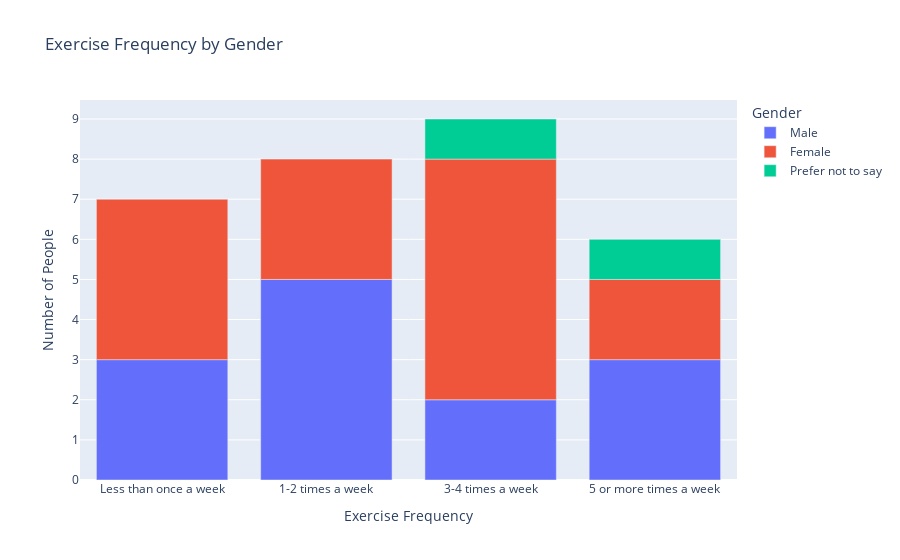

Here is the notebook cell this chart was saved with:
### Markdown cell above
As we can see above the plot, the largest age group by the amount of questionnaire answers is 18-24. This is why it is important to notice that while there are more 18-24 year olds exercising 5 or more times a week than most age groups, their average still falls under the 3-4 times a week threshold. Under 18 year olds seem to be exercising 3 or more times a week on average, which I believe was quite expected. 25-34 year olds have no representation in the 5 or more times a week category, but we can see that majority in that age group still exercise 3-4 times a week. The largest representation out of the 35-44 year olds fall in the "Less than once a week" category which is concerning, but half of the answerers in that age group do exercise atleast 3 times a week. 45-54 year olds seem to exercise on average 1-2 times a week. 55-64 year old only have two answerers, but those two people have an impressive average of 3-4 times a week. 

Based on this graph we can say that the correlation between age and exercise frequency is not significant. Each age group has spread across multiple categories within the exercise frequency category.

### Code cell
exercise_frequency_order = ['Less than once a week', '1-2 times a week', '3-4 times a week', '5 or more times a week']
gender_order = ['Male', 'Female', 'Prefer not to say']

gender_counts = df['Gender'].value_counts().reindex(gender_order) 
print("Count of each gender group:")
print(gender_counts)

gender_frequency_counts = df.groupby(['Exercise Frequency', 'Gender']).size().reset_index(name='Count')

fig = px.bar(
    gender_frequency_counts,
    x='Exercise Frequency', 
    y='Count', 
    color='Gender', 
    title='Exercise Frequency by Gender',
    labels={'Count': 'Number of People'},
    category_orders={
        'Exercise Frequency': exercise_frequency_order,
        'Gender': gender_order
    }
)
fig

### Figure 1 — Plotly figure (JSON) as saved in the notebook; plotly's stock layout.template omitted (floating-point values rounded to 4 significant figures)
{"data": [{"alignmentgroup": "True", "hovertemplate": "Gender=Male<br>Exercise Frequency=%{x}<br>Number of People=%{y}<extra></extra>", "legendgroup": "Male", "marker": {"color": "#636efa", "pattern": {"shape": ""}}, "name": "Male", "offsetgroup": "Male", "orientation": "v", "showlegend": true, "textposition": "auto", "type": "bar", "x": ["1-2 times a week", "3-4 times a week", "5 or more times a week", "Less than once a week"], "xaxis": "x", "y": [5, 2, 3, 3], "yaxis": "y"}, {"alignmentgroup": "True", "hovertemplate": "Gender=Female<br>Exercise Frequency=%{x}<br>Number of People=%{y}<extra></extra>", "legendgroup": "Female", "marker": {"color": "#EF553B", "pattern": {"shape": ""}}, "name": "Female", "offsetgroup": "Female", "orientation": "v", "showlegend": true, "textposition": "auto", "type": "bar", "x": ["1-2 times a week", "3-4 times a week", "5 or more times a week", "Less than once a week"], "xaxis": "x", "y": [3, 6, 2, 4], "yaxis": "y"}, {"alignmentgroup": "True", "hovertemplate": "Gender=Prefer not to say<br>Exercise Frequency=%{x}<br>Number of People=%{y}<extra></extra>", "legendgroup": "Prefer not to say", "marker": {"color": "#00cc96", "pattern": {"shape": ""}}, "name": "Prefer not to say", "offsetgroup": "Prefer not to say", "orientation": "v", "showlegend": true, "textposition": "auto", "type": "bar", "x": ["3-4 times a week", "5 or more times a week"], "xaxis": "x", "y": [1, 1], "yaxis": "y"}], "layout": {"barmode": "relative", "legend": {"title": {"text": "Gender"}, "tracegroupgap": 0}, "title": {"text": "Exercise Frequency by Gender"}, "xaxis": {"anchor": "y", "categoryarray": ["Less than once a week", "1-2 times a week", "3-4 times a week", "5 or more times a week"], "categoryorder": "array", "domain": [0, 1], "title": {"text": "Exercise Frequency"}}, "yaxis": {"anchor": "x", "domain": [0, 1], "title": {"text": "Number of People"}}}}
